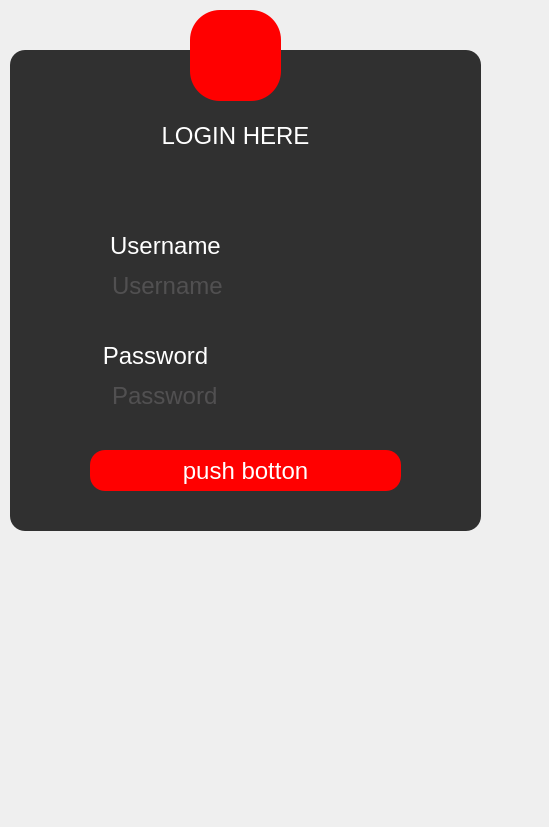
<?xml version="1.0" encoding="UTF-8"?>
<ui version="4.0">
 <class>Form</class>
 <widget class="QWidget" name="Form">
  <property name="geometry">
   <rect>
    <x>0</x>
    <y>0</y>
    <width>549</width>
    <height>827</height>
   </rect>
  </property>
  <property name="sizePolicy">
   <sizepolicy hsizetype="Maximum" vsizetype="Maximum">
    <horstretch>0</horstretch>
    <verstretch>0</verstretch>
   </sizepolicy>
  </property>
  <property name="windowTitle">
   <string>Form</string>
  </property>
  <property name="styleSheet">
   <string notr="true">*{
	font-family: Microsoft JhengHei UI;
	font-size: 24px
}
#frame_2
{
  background:url(:/image/bg.jpg) 
}
QFrame#frame{
background:rgba(0,0,0,0.8);
border-radius:15px


}

QPushButton
{
	background: red;
border-radius: 15px;
color: white

}

QPushButton:hover
{
	background: #49ebff;
border-radius: 15px;
color: #555;


}
QToolButton
{
	background: red;
border-radius: 30px;

}
QLabel
{
	color: white;
    background: transparent;
	
}

QLineEdit
{
	background:rgb(255,0,0,0);
	border: none;
	color: #717072;
	border-bottom: 1px sold #707172;

}</string>
  </property>
  <widget class="QFrame" name="frame">
   <property name="enabled">
    <bool>false</bool>
   </property>
   <property name="geometry">
    <rect>
     <x>10</x>
     <y>50</y>
     <width>471</width>
     <height>481</height>
    </rect>
   </property>
   <property name="frameShape">
    <enum>QFrame::StyledPanel</enum>
   </property>
   <property name="frameShadow">
    <enum>QFrame::Raised</enum>
   </property>
   <widget class="QLabel" name="label">
    <property name="enabled">
     <bool>false</bool>
    </property>
    <property name="geometry">
     <rect>
      <x>130</x>
      <y>60</y>
      <width>191</width>
      <height>51</height>
     </rect>
    </property>
    <property name="text">
     <string>LOGIN HERE</string>
    </property>
    <property name="alignment">
     <set>Qt::AlignCenter</set>
    </property>
   </widget>
   <widget class="QPushButton" name="pushButton">
    <property name="enabled">
     <bool>false</bool>
    </property>
    <property name="geometry">
     <rect>
      <x>80</x>
      <y>400</y>
      <width>311</width>
      <height>41</height>
     </rect>
    </property>
    <property name="text">
     <string>push botton</string>
    </property>
   </widget>
   <widget class="QLineEdit" name="lineEdit">
    <property name="enabled">
     <bool>false</bool>
    </property>
    <property name="geometry">
     <rect>
      <x>100</x>
      <y>330</y>
      <width>321</width>
      <height>31</height>
     </rect>
    </property>
    <property name="echoMode">
     <enum>QLineEdit::Password</enum>
    </property>
    <property name="placeholderText">
     <string>Password</string>
    </property>
   </widget>
   <widget class="QLabel" name="label_2">
    <property name="enabled">
     <bool>false</bool>
    </property>
    <property name="geometry">
     <rect>
      <x>70</x>
      <y>290</y>
      <width>151</width>
      <height>31</height>
     </rect>
    </property>
    <property name="text">
     <string>Password</string>
    </property>
    <property name="alignment">
     <set>Qt::AlignCenter</set>
    </property>
   </widget>
   <widget class="QLabel" name="label_3">
    <property name="enabled">
     <bool>false</bool>
    </property>
    <property name="geometry">
     <rect>
      <x>80</x>
      <y>180</y>
      <width>151</width>
      <height>31</height>
     </rect>
    </property>
    <property name="text">
     <string>Username</string>
    </property>
    <property name="alignment">
     <set>Qt::AlignCenter</set>
    </property>
   </widget>
   <widget class="QLineEdit" name="lineEdit_2">
    <property name="enabled">
     <bool>false</bool>
    </property>
    <property name="geometry">
     <rect>
      <x>100</x>
      <y>220</y>
      <width>311</width>
      <height>31</height>
     </rect>
    </property>
    <property name="placeholderText">
     <string>Username</string>
    </property>
   </widget>
  </widget>
  <widget class="QToolButton" name="toolButton">
   <property name="geometry">
    <rect>
     <x>190</x>
     <y>10</y>
     <width>91</width>
     <height>91</height>
    </rect>
   </property>
   <property name="text">
    <string/>
   </property>
   <property name="icon">
    <iconset>
     <normaloff>image/user.png</normaloff>image/user.png</iconset>
   </property>
   <property name="iconSize">
    <size>
     <width>128</width>
     <height>128</height>
    </size>
   </property>
  </widget>
 </widget>
 <resources/>
 <connections/>
</ui>
